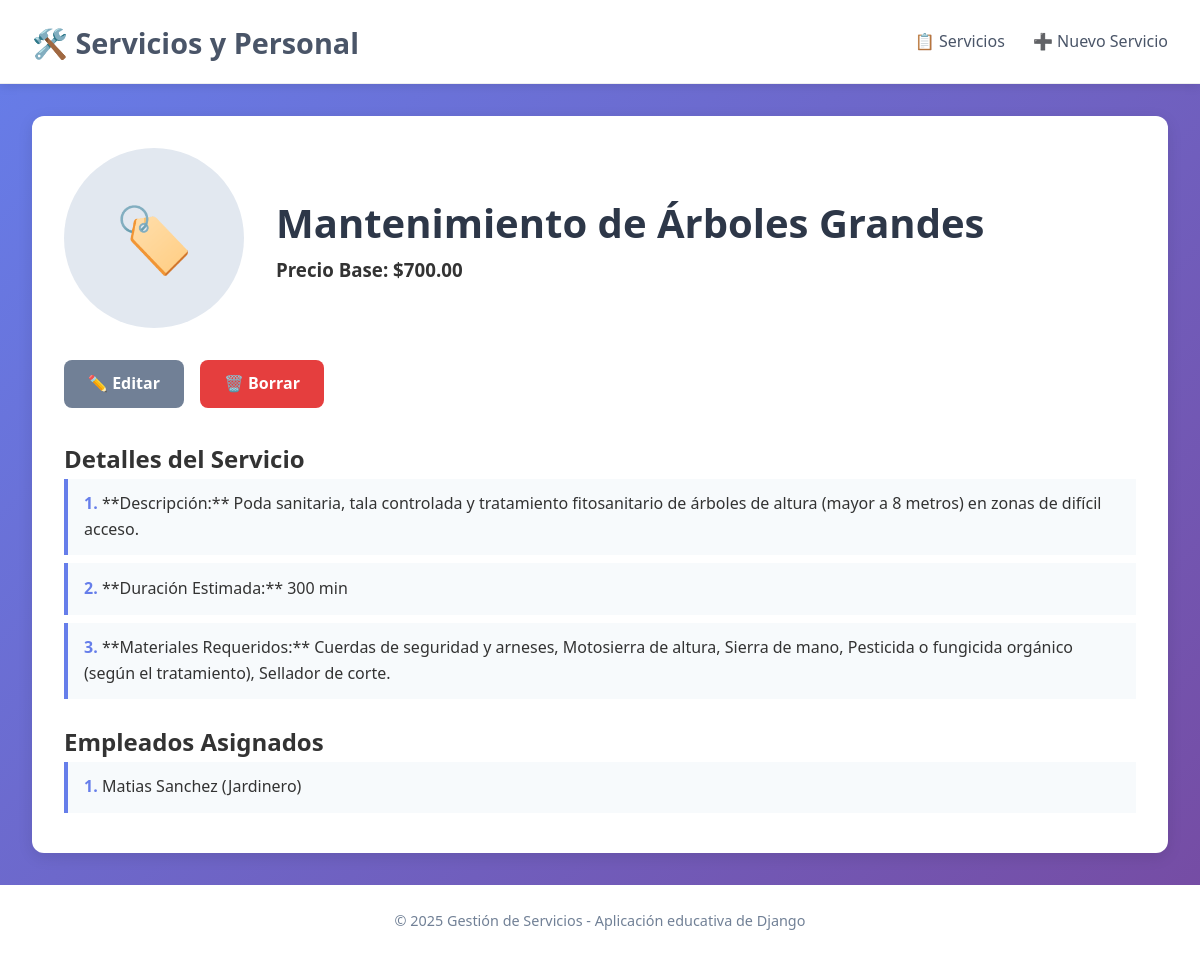
The app's page /servicio/3/ with its own data.
### app_serv_emp/models.py (models this page shows, shortened)
class Servicio(models.Model):
    id_servicio = models.AutoField(primary_key=True)
    nombre_servicio = models.CharField(max_length=100)
    descripcion_servicio = models.TextField()
    precio_base = models.DecimalField(max_digits=10, decimal_places=2)
    duracion_estimada = models.CharField(max_length=50)
    materiales_requeridos = models.TextField(blank=True, null=True)
    class Meta:
        verbose_name = "Servicio"
        verbose_name_plural = "Servicios"

class Empleado(models.Model):
    id_empleado = models.AutoField(primary_key=True)
    nombre_empleado = models.CharField(max_length=50)
    apellido_empleado = models.CharField(max_length=50)
    puesto_empleado = models.CharField(max_length=50)
    telefono_empleado = models.CharField(max_length=15)
    fecha_contratacion = models.DateField()
    servicio = models.ForeignKey(
        Servicio,
        on_delete=models.SET_NULL,
        null=True,
        blank=True,
        related_name='empleados' # Permite acceder a los empleados desde el Servicio: servicio.empleados.all()
    )
    class Meta:
        verbose_name = "Empleado"
        verbose_name_plural = "Empleados"

### app_serv_emp/views.py (the view)
# urls.py: path('servicio/<int:servicio_id>/', views.detalle_servicio, name='detalle_servicio'),
def detalle_servicio(request, servicio_id):
    servicio = get_object_or_404(Servicio, id_servicio=servicio_id)
    return render(request, 'detalle_servicio.html', {'servicio': servicio})

### app_serv_emp/templates/detalle_servicio.html (shortened to what this page needs)
{% extends 'base.html' %}
{% block contenido %}
<article class="artist-detail">
    <div class="artist-banner">
        <div class="detail-placeholder">🏷️</div>
        <div class="artist-info">
            <h1>{{ servicio.nombre_servicio }}</h1>
            <h3>Precio Base: ${{ servicio.precio_base }}</h3>
        </div>
    </div>
    <div class="detail-actions">
        <a href="{% url 'app_serv_emp:editar_servicio' servicio.id_servicio %}" class="btn btn-secondary">✏️ Editar</a>
        <a href="{% url 'app_serv_emp:borrar_servicio' servicio.id_servicio %}" class="btn btn-danger">🗑️ Borrar</a>
    </div>
    <section class="songs-section">
        <h2>Detalles del Servicio</h2>
        <ul class="song-list">
            <li>**Descripción:** {{ servicio.descripcion_servicio }}</li>
            <li>**Duración Estimada:** {{ servicio.duracion_estimada }}</li>
            <li>**Materiales Requeridos:** {{ servicio.materiales_requeridos|default:"N/A" }}</li>
        </ul>
        <h2 style="margin-top: 1.5rem;">Empleados Asignados</h2>
        {% if servicio.empleados.all %}
        <ul class="song-list">
            {% for empleado in servicio.empleados.all %}
            <li>{{ empleado.nombre_empleado }} {{ empleado.apellido_empleado }} ({{ empleado.puesto_empleado }})</li>
            {% endfor %}
        </ul>
        {% else %}
        <p class="empty-message">No hay empleados asignados a este servicio.</p>
        {% endif %}
    </section>
</article>
{% endblock %}

### app_serv_emp/static/css/styles.css (style rules this page uses)
* { margin: 0; padding: 0; box-sizing: border-box; }
body { font-family: 'Segoe UI', Tahoma, Geneva, Verdana, sans-serif; background: linear-gradient(135deg, #667eea 0%, #764ba2 100%); color: #333; line-height: 1.6; }
.artist-detail { background: white; border-radius: 12px; overflow: hidden; box-shadow: 0 4px 15px rgba(0,0,0,0.1); padding: 2rem; }
.artist-banner { display: flex; gap: 2rem; margin-bottom: 2rem; align-items: center; }
.detail-placeholder { width: 180px; height: 180px; background: #e2e8f0; border-radius: 50%; display: flex; align-items: center; justify-content: center; font-size: 4rem; }
.artist-info h1 { font-size: 2.5rem; color: #2d3748; }
.detail-actions { margin-bottom: 2rem; display: flex; gap: 1rem; }
.song-list { list-style: none; counter-reset: song-counter; }
.song-list li { counter-increment: song-counter; padding: 0.8rem 1rem; background: #f7fafc; border-left: 4px solid #667eea; margin-bottom: 0.5rem; font-weight: 500; }
.song-list li::before { content: counter(song-counter) ". "; color: #667eea; font-weight: bold; }
.btn { padding: 0.7rem 1.5rem; border: none; border-radius: 8px; font-weight: 600; cursor: pointer; transition: background 0.3s; text-decoration: none; display: inline-block; }
.btn-secondary { background: #718096; color: white; }
.btn-danger { background: #e53e3e; color: white; }

### records on screen
Servicio: nombre_servicio "Mantenimiento de Árboles Grandes", precio_base "700.00", descripcion_servicio "Poda sanitaria, tala controlada y tratamiento fitosanitario de árboles de altura (mayor a 8 metros) en zonas de difícil acceso.", duracion_estimada "300 min", materiales_requeridos "Cuerdas de seguridad y arneses, Motosierra de altura, Sierra de mano, Pesticida o fungicida orgánico (según el tratamiento), Sellador de corte."
Empleado: nombre_empleado "Matias", apellido_empleado "Sanchez", puesto_empleado "Jardinero"
